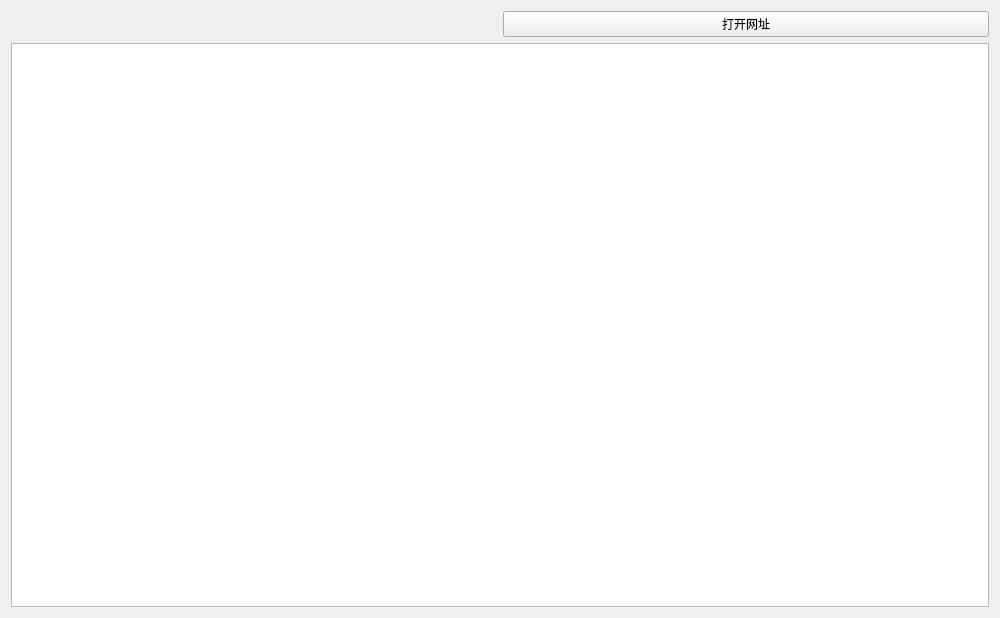
<?xml version="1.0" encoding="UTF-8"?>
<ui version="4.0">
 <class>NewsDetail</class>
 <widget class="QWidget" name="NewsDetail">
  <property name="geometry">
   <rect>
    <x>0</x>
    <y>0</y>
    <width>1000</width>
    <height>618</height>
   </rect>
  </property>
  <property name="windowTitle">
   <string>新闻详情</string>
  </property>
  <layout class="QGridLayout" name="gridLayout">
   <item row="0" column="0">
    <widget class="QLabel" name="l_title">
     <property name="font">
      <font>
       <pointsize>10</pointsize>
       <weight>75</weight>
       <bold>true</bold>
      </font>
     </property>
     <property name="text">
      <string/>
     </property>
     <property name="wordWrap">
      <bool>true</bool>
     </property>
    </widget>
   </item>
   <item row="0" column="1">
    <widget class="QPushButton" name="pb_openurl">
     <property name="text">
      <string>打开网址</string>
     </property>
    </widget>
   </item>
   <item row="1" column="0" colspan="2">
    <widget class="QTextEdit" name="te_body">
     <property name="readOnly">
      <bool>true</bool>
     </property>
    </widget>
   </item>
  </layout>
 </widget>
 <resources/>
 <connections/>
</ui>
